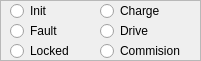
   <widget class="QFrame" name="frame_2">
    <property name="geometry">
     <rect>
      <x>580</x>
      <y>860</y>
      <width>201</width>
      <height>61</height>
     </rect>
    </property>
    <property name="frameShape">
     <enum>QFrame::StyledPanel</enum>
    </property>
    <property name="frameShadow">
     <enum>QFrame::Raised</enum>
    </property>
    <widget class="QRadioButton" name="radioButton_4">
     <property name="geometry">
      <rect>
       <x>100</x>
       <y>0</y>
       <width>91</width>
       <height>22</height>
      </rect>
     </property>
     <property name="text">
      <string>Charge</string>
     </property>
    </widget>
    <widget class="QRadioButton" name="radioButton_5">
     <property name="geometry">
      <rect>
       <x>100</x>
       <y>20</y>
       <width>91</width>
       <height>22</height>
      </rect>
     </property>
     <property name="text">
      <string>Drive</string>
     </property>
    </widget>
    <widget class="QRadioButton" name="radioButton_19">
     <property name="geometry">
      <rect>
       <x>10</x>
       <y>20</y>
       <width>91</width>
       <height>22</height>
      </rect>
     </property>
     <property name="text">
      <string>Fault</string>
     </property>
    </widget>
    <widget class="QRadioButton" name="radioButton_22">
     <property name="geometry">
      <rect>
       <x>10</x>
       <y>0</y>
       <width>91</width>
       <height>22</height>
      </rect>
     </property>
     <property name="text">
      <string>Init</string>
     </property>
    </widget>
    <widget class="QRadioButton" name="radioButton_23">
     <property name="geometry">
      <rect>
       <x>10</x>
       <y>40</y>
       <width>91</width>
       <height>22</height>
      </rect>
     </property>
     <property name="text">
      <string>Locked</string>
     </property>
    </widget>
    <widget class="QRadioButton" name="radioButton_28">
     <property name="geometry">
      <rect>
       <x>100</x>
       <y>40</y>
       <width>91</width>
       <height>22</height>
      </rect>
     </property>
     <property name="text">
      <string>Commision</string>
     </property>
    </widget>
   </widget>
